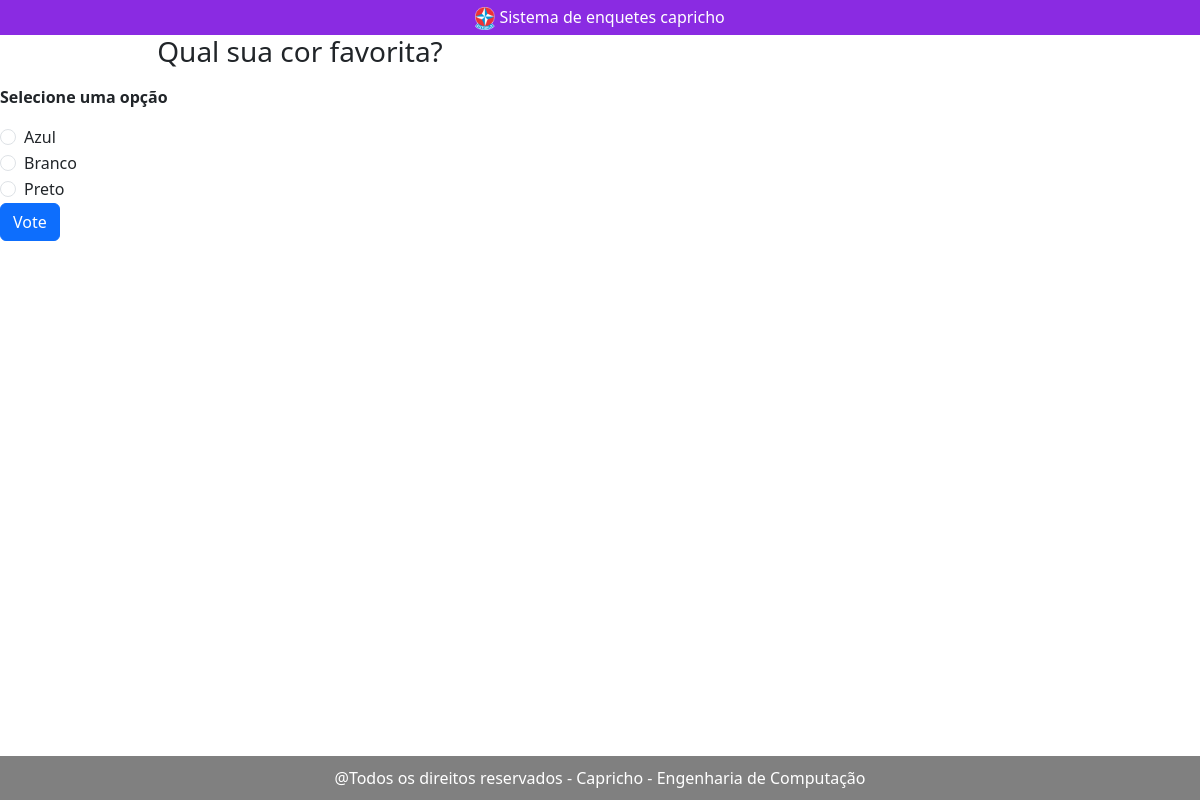
/2/votar, run on the app's committed database.
### enquete/models.py (models this page shows, shortened)
class Questao(models.Model):
    descricao = models.CharField(max_length=200)
    objects = models.Manager()

class Alternativa(models.Model):
    questao = models.ForeignKey(Questao, on_delete=models.CASCADE)
    descricao = models.CharField(max_length=200)
    votos = models.IntegerField(default=0)
    objects = models.Manager()

### enquete/views.py (the view)
# urls.py: path('<int:id_questao>/votar', views.votar, name='votar'),
def votar(request, id_questao):
    questao = get_object_or_404(Questao, pk=id_questao)
    try:
        selected_option = questao.alternativa_set.get(pk=request.POST['option'])
    except KeyError:
        return render(request, 'enquete/voto.html', {
            'questao': questao,
            'error_message': "Selecione uma opção",
        })
    else:
        selected_option.votos += 1
        selected_option.save()
        return HttpResponseRedirect(reverse('enquete:resultados', args=(id_questao,)))

### enquete/templates/enquete/voto.html (shortened to what this page needs)
<!DOCTYPE html>
    {% load static %}
<html lang="pt-br">
    <head>
        <link rel="stylesheet" type="text/css" href="{% static 'enquete/style.css' %}" media="screen" />
        <link rel="stylesheet" href="https://cdn.jsdelivr.net/npm/bootstrap@5.3.0/dist/css/bootstrap.min.css">
    </head>
    <header>
        <img width="20px" src="{% static 'enquete/Logo_Estrela.png' %}">
        Sistema de enquetes capricho
    </header>
    <body>
        <div style="max-width: 600px;">
            <form action="{% url 'enquete:votar' questao.id %}" method="post">
                <fieldset>
                    <legend><h3 class="text-center">{{ questao.descricao }}</h3></legend>
                    {% if error_message %}<p><strong>{{ error_message }}</strong></p>{% endif %}
                    {% for opcao in questao.alternativa_set.all %}
                        <div class="form-check">
                            <input class="form-check-input" type="radio" name="option" id="option{{ forloop.counter }}" value="{{ opcao.id }}">
                            <label class="form-check-label" for="option{{ forloop.counter }}">{{ opcao.descricao }}</label>
                        </div>
                    {% endfor %}
                </fieldset>
                <input class="btn btn-primary" type="submit" value="Vote">
            </form>
       </div>
    </body>
    <footer>
        @Todos os direitos reservados - Capricho - Engenharia de Computação
    </footer>
</html>

### enquete/static/enquete/style.css (style rules this page uses)
header { text-align: center; background-color: blueviolet; color: white; width: 100%; padding: 5px; }
footer { background-color: grey; color: #fff; padding: 10px; text-align: center; margin-top: auto; }
body { display: flex; flex-direction: column; min-height: 100vh; }

### data on the page
Questao: descricao "Qual sua cor favorita?"
Alternativa: descricao "Azul"
Alternativa: descricao "Branco"
Alternativa: descricao "Preto"

### other printed values
{{ error_message }} "Selecione uma opção"
